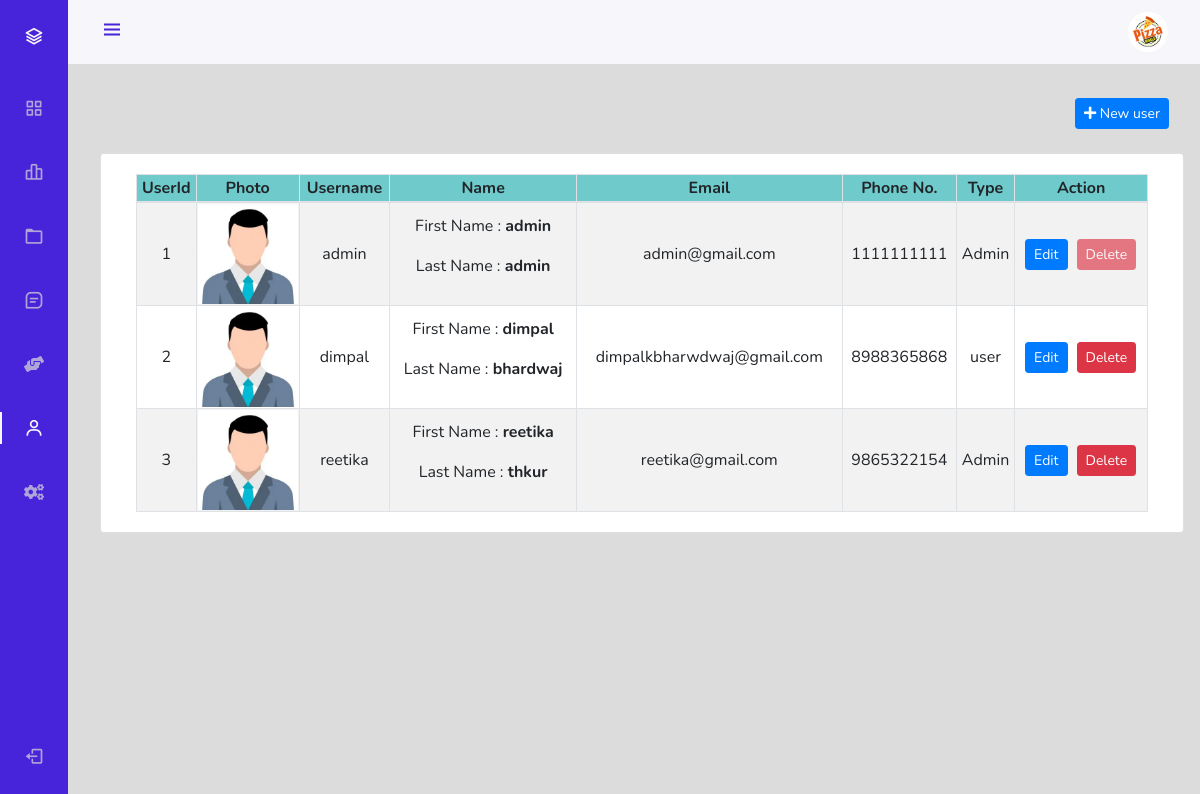
/admin/index.php?page=userManage (signed in), run on the app's committed database.
### tables this page shows
CREATE TABLE `users` (
  `id` int(21) NOT NULL,
  `username` varchar(21) NOT NULL,
  `firstName` varchar(21) NOT NULL,
  `lastName` varchar(21) NOT NULL,
  `email` varchar(35) NOT NULL,
  `phone` bigint(20) NOT NULL,
  `userType` enum('0','1') NOT NULL DEFAULT '0' COMMENT '0=user\r\n1=admin',
  `password` varchar(255) NOT NULL,
  `joinDate` datetime NOT NULL DEFAULT current_timestamp()
);

### admin/userManage.php (the view, shortened to what this page needs)
<div class="container-fluid" style="margin-top:98px">
	<div class="row">
        <div class="col-lg-12">
            <button class="btn btn-primary float-right btn-sm" data-toggle="modal" data-target="#newUser"><i class="fa fa-plus"></i> New user</button>
        </div>
	</div>
	    <br>
	<div class="row">
		<div class="card col-lg-12">
			<div class="card-body">
				<table class="table-striped table-bordered col-md-12 text-center">
                    <thead style="background-color: rgb(111 202 203);">
                        <tr>
                            <th>UserId</th>
                            <th style="width:7%">Photo</th>
                            <th>Username</th>
                            <th>Name</th>
                            <th>Email</th>
                            <th>Phone No.</th>
                            <th>Type</th>
                            <th>Action</th>
                        </tr>
                    </thead>
                    <tbody>
                        <?php
                            $sql = "SELECT * FROM users";
                            $result = mysqli_query($conn, $sql);
                            while($row=mysqli_fetch_assoc($result)) {
                                $Id = $row['id'];
                                $username = $row['username'];
                                $firstName = $row['firstName'];
                                $lastName = $row['lastName'];
                                $email = $row['email'];
                                $phone = $row['phone'];
                                $userType = $row['userType'];
                                if($userType == 0)
                                    $userType = "user";
                                else
                                    $userType = "Admin";
                                echo '<tr>
                                    <td>' .$Id. '</td>
                                    <td><img src="/img/person-' .$Id. '.jpg" alt="image for this user" onError="this.src =\'/img/profilePic.jpg\'" width="100px" height="100px"></td>
                                    <td>' .$username. '</td>
                                    <td>
                                        <p>First Name : <b>' .$firstName. '</b></p>
                                        <p>Last Name : <b>' .$lastName. '</b></p>
                                    </td>
                                    <td>' .$email. '</td>
                                    <td>' .$phone. '</td>
                                    <td>' .$userType. '</td>
                                    <td class="text-center">
                                        <div class="row mx-auto" style="width:112px">
                                            <button class="btn btn-sm btn-primary" data-toggle="modal" data-target="#editUser' .$Id. '" type="button">Edit</button>';
                                            if($Id == 1) {
                                                echo '<button class="btn btn-sm btn-danger" disabled style="margin-left:9px;">Delete</button>';
                                            }
                                            else {
                                                echo '<form action="partials/_userManage.php" method="POST">
                                                        <button name="removeUser" class="btn btn-sm btn-danger" style="margin-left:9px;">Delete</button>
                                                        <input type="hidden" name="Id" value="'.$Id. '">
                                                    </form>';
                                            }
                                    echo '</div>
                                    </td>
                                </tr>';
                            }
                        ?>
                    </tbody>
		        </table>
			</div>
		</div>
	</div>
</div>

### admin/assetsForSideBar/css/styles.css (style rules this page uses)
:root { --header-height: 3rem; --nav-width: 68px; --first-color: #4723D9; --first-color-light: #AFA5D9; --white-color: #F7F6FB; --body-font: 'Nunito', sans-serif; --normal-font-size: 1rem; --z-fixed: 100; }
*,::before,::after { box-sizing: border-box; }
body { position: relative; margin: var(--header-height) 0 0 0; padding: 0 1rem; font-family: var(--body-font); font-size: var(--normal-font-size); transition: .5s; }
@media screen and (min-width: 768px) { body { margin: calc(var(--header-height) + 1rem) 0 0 0; padding-left: calc(var(--nav-width) + 2rem); } }

### data on the page
users: id "1", username "admin", firstName "admin", lastName "admin", email "admin@gmail.com", phone "1111111111", userType "Admin", shows "Delete"
users: id "2", username "dimpal", firstName "dimpal", lastName "bhardwaj", email "dimpalkbharwdwaj@gmail.com", phone "8988365868", userType "user"
users: id "3", username "reetika", firstName "reetika", lastName "thkur", email "reetika@gmail.com", phone "9865322154", userType "Admin"
